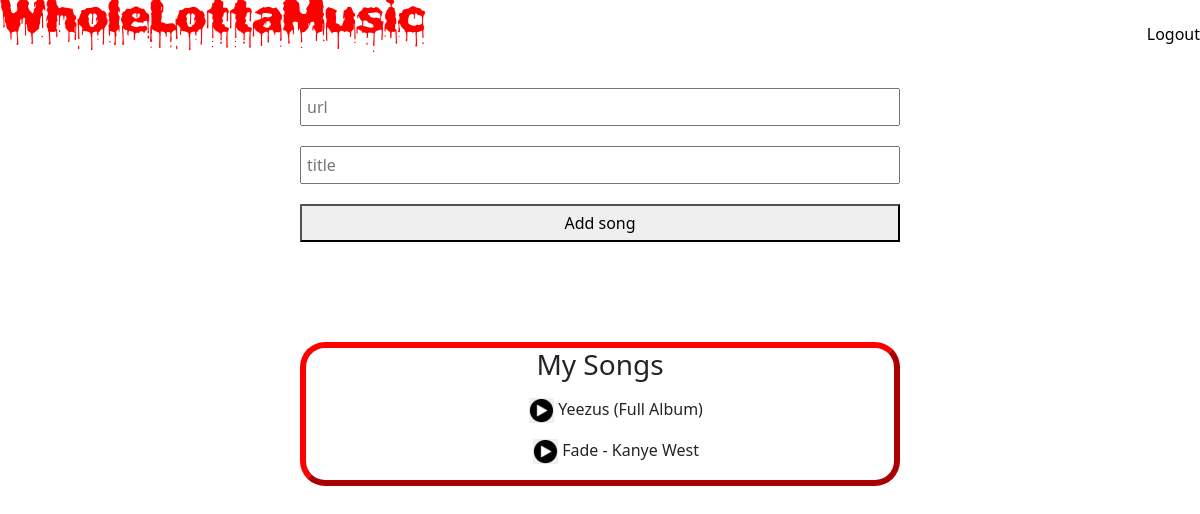
Before: /main (signed in) with the older database file.
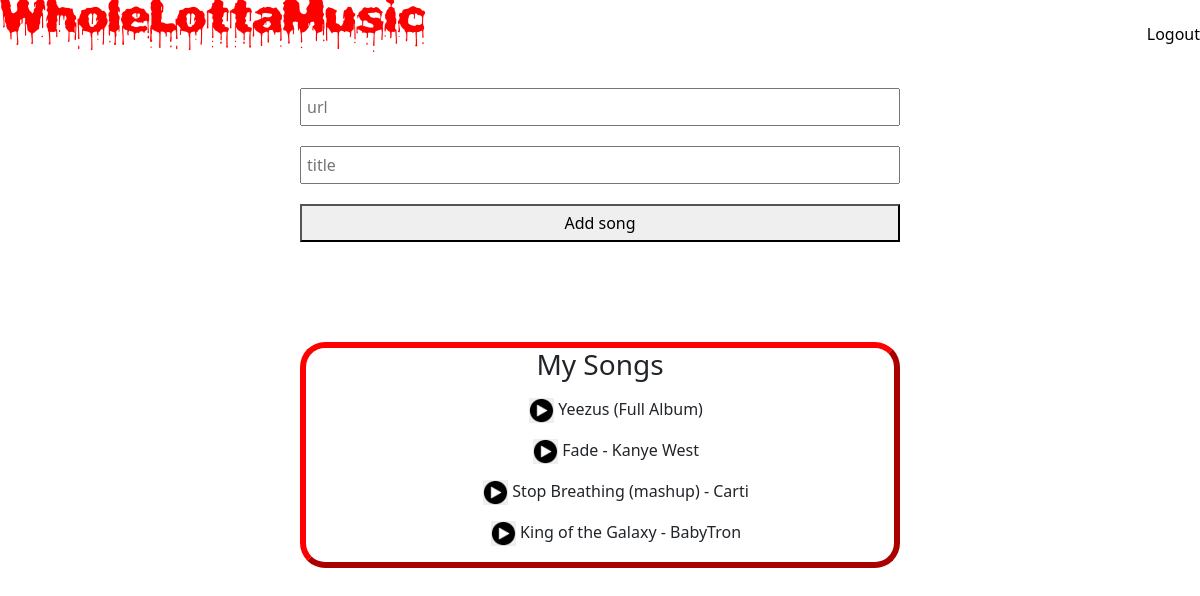
After: the same page with the newer database file.
### tables this page shows
CREATE TABLE SONGS (
        USERNAME   TEXT    NOT NULL,
        TITLE   TEXT    NOT NULL,
        URL   TEXT    NOT NULL
        );

### app/routes.py (the view, shortened to what this page needs)
@app.route('/main', methods=['Get', 'POST'])
def main():
    if session.get('username') == None:
        return redirect(url_for('login'))
    db = connect_to_db()
    cur = db.cursor()
    songs = cur.execute('SELECT TITLE, URL FROM SONGS WHERE USERNAME=?', [session['username']]).fetchall()
    db.close()
    return render_template('main.html', songs=songs)

### app/routes.py (called while the page is built)
def connect_to_db():
    conn = sqlite3.connect('app.db')
    return conn

### app/templates/main.html
{% extends "base.html" %}
{% block head %}
    <link rel="stylesheet" href="../static/auth.css">
{% endblock %}
{% block content %}
    <div class="nav">
        <div class="nav-left">
            <h1>WholeLottaMusic</h1>
        </div>
        <div class="nav-right">
            <a href="{{url_for('logout')}}">Logout</a>
        </div>
    </div>
    <div class="add-song">
        <form method="post">
            <input type="text" placeholder="url" name="url" required>
            <input type="text" placeholder="title" name="title">
            <button type="submit">Add song</button>
        </form>
    </div>
    <div class="my-songs">
        <h3>My Songs</h3>
        <ul>
            {% for song in songs %}
                <li>
                    <a href="{{ song[1] }}" target="_blank" rel="noopener noreferrer"><img src="../static/play.png" height="25px"></a>
                    {{ song[0] }}
                </li>
            {% endfor %}
        </ul>
    </div>
{% endblock %}

### app/templates/base.html (shortened to what this page needs)
<!DOCTYPE html>
<html lang="en">
    <head>
        <link href="https://cdn.jsdelivr.net/npm/bootstrap@5.2.0-beta1/dist/css/bootstrap.min.css" rel="stylesheet">
        {% block head %} {% endblock %}
    </head>
    <body>
        {% block content %}
        {% endblock %}
    </body>
</html>

### app/static/auth.css (style rules this page uses)
h1 { font-family: myFirstFont; color: red; font-size: 50px; }
.nav { display: flex; justify-content: space-between; }
.nav-right { display: flex; align-items: center; }
form { display: flex; flex-direction: column; }
form * { margin-top: 20px; padding: 5px; }
a { text-decoration: none; color: black; }
ul { list-style-type: none; }
li { margin: 15px; }
.add-song { width: 50%; margin: auto; margin-bottom: 100px; }
.my-songs { width: 50%; margin: auto; text-align: center; border: 6px outset red; border-radius: 25px; }

Changed rows visible on the page:
added SONGS: TITLE "Stop Breathing (mashup) - Carti"
added SONGS: TITLE "King of the Galaxy - BabyTron"
